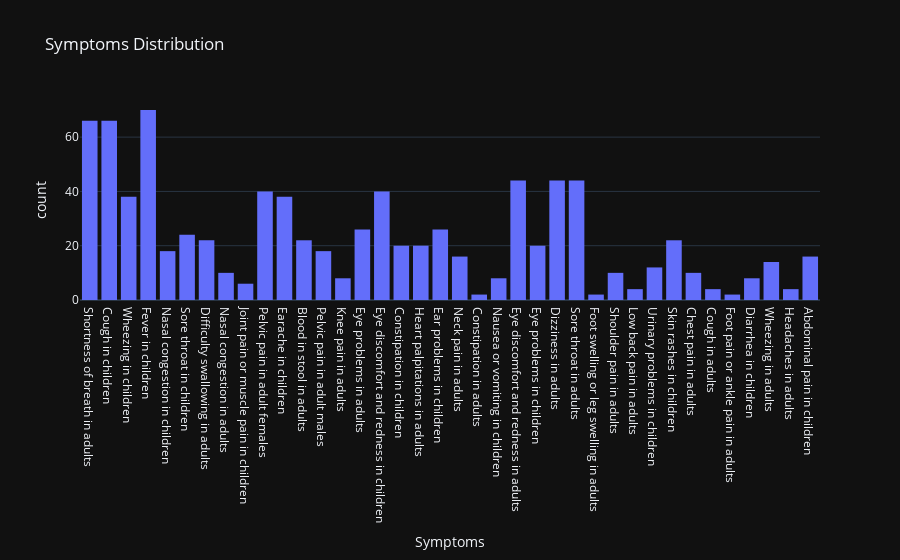

The notebook cell saved with this chart:
### Code cell
# Visualize the distribution of 'Symptoms'
fig_symptoms_distribution = px.histogram(new_df, x='Symptoms', title='Symptoms Distribution', template='plotly_dark')
fig_symptoms_distribution.show()

### Figure 1 — Plotly figure (JSON) as saved in the notebook; plotly's stock layout.template omitted (floating-point values rounded to 4 significant figures; data arrays with more than 128 entries replaced by an {"elided": "..."} marker saying what was removed)
{"data": [{"alignmentgroup": "True", "bingroup": "x", "hovertemplate": "Symptoms=%{x}<br>count=%{y}<extra></extra>", "legendgroup": "", "marker": {"color": "#636efa", "pattern": {"shape": ""}}, "name": "", "offsetgroup": "", "orientation": "v", "showlegend": false, "type": "histogram", "x": {"elided": "864 str values"}, "xaxis": "x", "yaxis": "y"}], "layout": {"barmode": "relative", "legend": {"tracegroupgap": 0}, "title": {"text": "Symptoms Distribution"}, "xaxis": {"anchor": "y", "domain": [0, 1], "title": {"text": "Symptoms"}}, "yaxis": {"anchor": "x", "domain": [0, 1], "title": {"text": "count"}}}}
